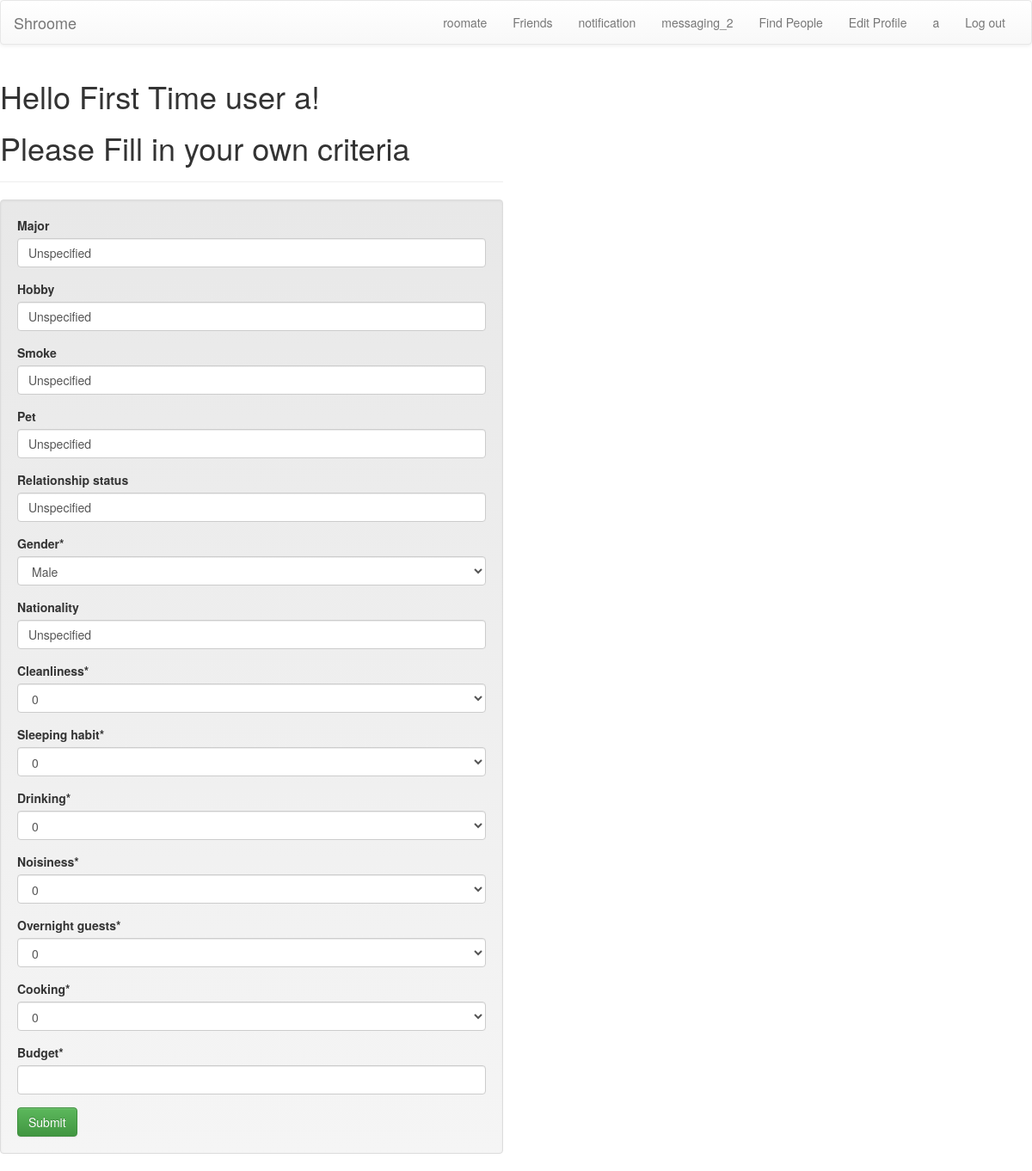
/my_criteria/ (signed in), run on the app's committed database.
### roomate/models.py (models this page shows)
class Criteria(models.Model):
	user_uuid = models.UUIDField(default=uuid.uuid4, editable=False)
	major = models.CharField(max_length=50,null=True,blank=True,default = "Unspecified")
	hobby = models.CharField(max_length=50,null=True,blank=True,default = "Unspecified")
	smoke = models.CharField(max_length=50,null=True,blank=True,default = "Unspecified")
	pet = models.CharField(max_length=50,null=True,blank=True,default = "Unspecified")
	relationship_status = models.CharField(max_length=50,null=True,blank=True,default = "Unspecified")
	gender = models.CharField(max_length=1,choices=constants.GENDER_CHOICES,default='U')
	nationality = models.CharField(max_length=50,null=True,blank=True,default = "Unspecified")
	cleanliness = models.IntegerField(choices= constants.LEVEL,default = 0)
	sleeping_habit = models.IntegerField(choices= constants.LEVEL,default = 0)
	drinking = models.IntegerField(choices= constants.LEVEL,default = 0)
	noisiness = models.IntegerField(choices= constants.LEVEL,default = 0)
	overnight_guests = models.IntegerField(choices= constants.LEVEL,default = 0)
	cooking = models.IntegerField(choices= constants.LEVEL,default = 0)
	budget = models.IntegerField(default = 0)

### userprofile/views.py (the view)
# urls.py: url(r'^my_criteria/$','userprofile.views.my_criteria',name='my_criteria'),
def my_criteria(request):
	my_profile = Profile.objects.get(user= request.user)
	form = CriteriaForm(request.POST or None,instance = my_profile.myCriteria)
	if form.is_valid():
		myCriteriaForm = form.save()
		my_profile.myCriteria = myCriteriaForm
		my_profile.save()
	context = {"myprofile":my_profile,"form":form}
	return render(request,'my_criteria.html',context)

### roomate/forms.py
class CriteriaForm(ModelForm):
	class Meta:
		model = Criteria
		exclude = ['user_uuid']

### templates/my_criteria.html
{% load crispy_forms_tags %}
<!DOCTYPE html>
<html>
	<head>
	</head>
	<body>
		{% include 'navbar.html' %}
		  <div class="row">
		    <div class="col-md-6">
		    	<h1>Hello First Time user {{user.username}}!</h1>
		    	<h1>Please Fill in your own criteria</h1>
		    	<hr/>
				<div class="well">
				    	<form action="" method="post" enctype="multipart/form-data">{% csrf_token %}
							{{ form | crispy }}
					        <input class='btn btn-success' type="submit" value="Submit" />
           				</form>
		    	</div>
		    </div>
		  </div>
	</body>
</html>

### templates/navbar.html (shortened to what this page needs)
{% load crispy_forms_tags %}
  <link rel="stylesheet" href="https://maxcdn.bootstrapcdn.com/bootstrap/3.3.5/css/bootstrap.min.css">
  <link rel="stylesheet" href="https://maxcdn.bootstrapcdn.com/bootstrap/3.3.5/css/bootstrap-theme.min.css">
  <link rel="stylesheet" href="">
<nav class="navbar navbar-default ">
    <div class="container-fluid">
        <div class="navbar-header">
            <a class="navbar-brand" href="/">Shroome</a>
        </div>
        <div class="collapse navbar-collapse" id="navbar-collapse">
            <ul class="nav navbar-nav navbar-right ">
				{% if user.is_authenticated %}
          <li class = "navbar-menu"><a href="http://{{ request.get_host }}/roomate">roomate</a></li>
			        <li class = "navbar-menu"><a href="http://{{ request.get_host }}/show_friends/"> Friends</a></li>
					<li class = "navbar-menu"><a href="http://{{ request.get_host }}/notification/">notification</a></li>
 					<li class = "navbar-menu"><a href="http://{{ request.get_host }}/messaging_2/">messaging_2</a></li>
					<li class = "navbar-menu"><a href="http://{{ request.get_host }}/find_people/">Find People</a></li>
			        <li class = "navbar-menu"><a href="http://{{ request.get_host }}/edit_profile/"> Edit Profile</a></li>
			        <li class = "navbar-menu"><a href="http://{{ request.get_host }}/myprofile/"> {{user.username}}</a></li>
			        <li class = "navbar-menu" id = "logout-button"><a href="http://{{ request.get_host }}/logout/">Log out</a></li>
			    {% endif %}
  			</ul>
        </div>
    </div>
</nav>

### data on the page
Criteria: major "Unspecified", hobby "Unspecified", smoke "Unspecified", pet "Unspecified", relationship_status "Unspecified", gender "Male", nationality "Unspecified", cleanliness "0", sleeping_habit "0", drinking "0", noisiness "0", overnight_guests "0", cooking "0"

### other printed values
{{ user.username }} "a"
